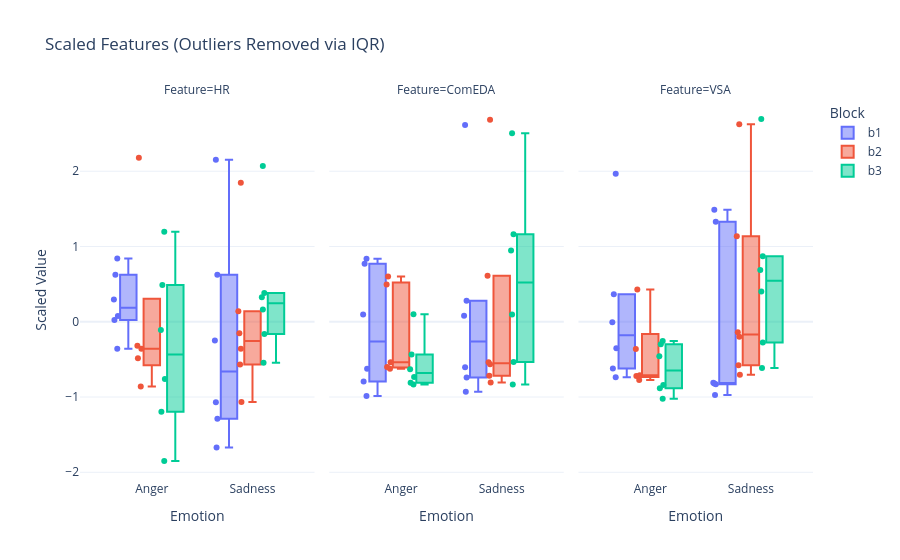

Notebook cell for this chart:
### Markdown cell above
##### Feature Visualization / Classification

### Code cell
df = pd.DataFrame(all_emotion_data)
features = ["HR", "ComEDA", "VSA"]

print(f"dataset size: {len(df)} rows.")
# Outlier Removal for method 2
if method == 2:
    for feature in features:
        Q1 = df[feature].quantile(0.25)
        Q3 = df[feature].quantile(0.75)
        IQR = Q3 - Q1
        
        # Define bounds
        lower_bound = Q1 - 2 * IQR
        upper_bound = Q3 + 2 * IQR
        
        # Filter the dataframe
        df = df[(df[feature] >= lower_bound) & (df[feature] <= upper_bound)]
    
    print(f"Outliers removed. New dataset size: {len(df)} rows.")

# Scale features
scaler = StandardScaler()
# df_scaled = df.copy()
# df_scaled[features] = scaler.fit_transform(df[features])

# df_scaled = np.zeros_like(df[features])
df_scaled = df.copy()
groups = df['Block'].values
for block_id in np.unique(groups):
    mask = groups == block_id
    df_scaled.loc[mask, features] = scaler.fit_transform(df.loc[mask, features])
X = df_scaled

df_long = df_scaled.melt(
    id_vars=["Emotion", "Block"],
    value_vars=features,
    var_name="Feature",
    value_name="Scaled Value"
)

fig_box = px.box(
    df_long,
    x="Emotion",
    y="Scaled Value",
    color="Block",
    facet_col="Feature",
    points="all", # You will notice fewer 'stray' points now
    title="Scaled Features (Outliers Removed via IQR)",
    template="plotly_white"
)

fig_box.update_layout(boxmode='group', showlegend=True)
fig_box.show()

### Figure 1 — Plotly figure (JSON) as saved in the notebook; plotly's stock layout.template omitted (floating-point values rounded to 4 significant figures)
{"data": [{"alignmentgroup": "True", "boxpoints": "all", "hovertemplate": "Block=b1<br>Feature=HR<br>Emotion=%{x}<br>Scaled Value=%{y}<extra></extra>", "legendgroup": "b1", "marker": {"color": "#636efa"}, "name": "b1", "notched": false, "offsetgroup": "b1", "orientation": "v", "showlegend": true, "type": "box", "x": ["Anger", "Anger", "Anger", "Anger", "Anger", "Anger", "Sadness", "Sadness", "Sadness", "Sadness", "Sadness", "Sadness"], "x0": " ", "xaxis": "x", "y": [0.6235, 0.07737, 0.2958, -0.3596, 0.02276, 0.842, 2.153, 0.6235, -0.2503, -1.67, -1.288, -1.07], "y0": " ", "yaxis": "y"}, {"alignmentgroup": "True", "boxpoints": "all", "hovertemplate": "Block=b1<br>Feature=ComEDA<br>Emotion=%{x}<br>Scaled Value=%{y}<extra></extra>", "legendgroup": "b1", "marker": {"color": "#636efa"}, "name": "b1", "notched": false, "offsetgroup": "b1", "orientation": "v", "showlegend": false, "type": "box", "x": ["Anger", "Anger", "Anger", "Anger", "Anger", "Anger", "Sadness", "Sadness", "Sadness", "Sadness", "Sadness", "Sadness"], "x0": " ", "xaxis": "x2", "y": [-0.9876, -0.6244, -0.7933, 0.09663, 0.8383, 0.7718, -0.9285, 0.08045, 0.2806, -0.6055, 2.614, -0.7424], "y0": " ", "yaxis": "y2"}, {"alignmentgroup": "True", "boxpoints": "all", "hovertemplate": "Block=b1<br>Feature=VSA<br>Emotion=%{x}<br>Scaled Value=%{y}<extra></extra>", "legendgroup": "b1", "marker": {"color": "#636efa"}, "name": "b1", "notched": false, "offsetgroup": "b1", "orientation": "v", "showlegend": false, "type": "box", "x": ["Anger", "Anger", "Anger", "Anger", "Anger", "Anger", "Sadness", "Sadness", "Sadness", "Sadness", "Sadness", "Sadness"], "x0": " ", "xaxis": "x3", "y": [0.3669, -0.7364, -0.00733, 1.967, -0.6198, -0.3537, 1.328, -0.9731, -0.8113, -0.8301, 1.489, -0.819], "y0": " ", "yaxis": "y3"}, {"alignmentgroup": "True", "boxpoints": "all", "hovertemplate": "Block=b2<br>Feature=HR<br>Emotion=%{x}<br>Scaled Value=%{y}<extra></extra>", "legendgroup": "b2", "marker": {"color": "#EF553B"}, "name": "b2", "notched": false, "offsetgroup": "b2", "orientation": "v", "showlegend": true, "type": "box", "x": ["Anger", "Anger", "Anger", "Anger", "Anger", "Sadness", "Sadness", "Sadness", "Sadness", "Sadness", "Sadness"], "x0": " ", "xaxis": "x", "y": [-0.3595, -0.4844, 2.18, -0.3179, -0.8591, -1.067, -0.3595, -0.5677, -0.1514, 0.14, 1.847], "y0": " ", "yaxis": "y"}, {"alignmentgroup": "True", "boxpoints": "all", "hovertemplate": "Block=b2<br>Feature=ComEDA<br>Emotion=%{x}<br>Scaled Value=%{y}<extra></extra>", "legendgroup": "b2", "marker": {"color": "#EF553B"}, "name": "b2", "notched": false, "offsetgroup": "b2", "orientation": "v", "showlegend": false, "type": "box", "x": ["Anger", "Anger", "Anger", "Anger", "Anger", "Sadness", "Sadness", "Sadness", "Sadness", "Sadness", "Sadness"], "x0": " ", "xaxis": "x2", "y": [-0.6021, -0.6235, -0.5384, 0.6005, 0.4937, -0.7168, 0.6128, -0.5384, 2.684, -0.8075, -0.5644], "y0": " ", "yaxis": "y2"}, {"alignmentgroup": "True", "boxpoints": "all", "hovertemplate": "Block=b2<br>Feature=VSA<br>Emotion=%{x}<br>Scaled Value=%{y}<extra></extra>", "legendgroup": "b2", "marker": {"color": "#EF553B"}, "name": "b2", "notched": false, "offsetgroup": "b2", "orientation": "v", "showlegend": false, "type": "box", "x": ["Anger", "Anger", "Anger", "Anger", "Anger", "Sadness", "Sadness", "Sadness", "Sadness", "Sadness", "Sadness"], "x0": " ", "xaxis": "x3", "y": [-0.7118, -0.3622, 0.4298, -0.7728, -0.7211, -0.14, 1.137, 2.623, -0.1996, -0.5794, -0.7027], "y0": " ", "yaxis": "y3"}, {"alignmentgroup": "True", "boxpoints": "all", "hovertemplate": "Block=b3<br>Feature=HR<br>Emotion=%{x}<br>Scaled Value=%{y}<extra></extra>", "legendgroup": "b3", "marker": {"color": "#00cc96"}, "name": "b3", "notched": false, "offsetgroup": "b3", "orientation": "v", "showlegend": true, "type": "box", "x": ["Anger", "Anger", "Anger", "Anger", "Anger", "Anger", "Sadness", "Sadness", "Sadness", "Sadness", "Sadness", "Sadness"], "x0": " ", "xaxis": "x", "y": [-1.197, -1.85, -0.7619, -0.1088, 0.4898, 1.197, -0.1633, -0.5442, 2.068, 0.3809, 0.1633, 0.3265], "y0": " ", "yaxis": "y"}, {"alignmentgroup": "True", "boxpoints": "all", "hovertemplate": "Block=b3<br>Feature=ComEDA<br>Emotion=%{x}<br>Scaled Value=%{y}<extra></extra>", "legendgroup": "b3", "marker": {"color": "#00cc96"}, "name": "b3", "notched": false, "offsetgroup": "b3", "orientation": "v", "showlegend": false, "type": "box", "x": ["Anger", "Anger", "Anger", "Anger", "Anger", "Anger", "Sadness", "Sadness", "Sadness", "Sadness", "Sadness", "Sadness"], "x0": " ", "xaxis": "x2", "y": [-0.4343, -0.6296, 0.1011, -0.8354, -0.7332, -0.8103, -0.8354, -0.5337, 1.161, 2.505, 0.09768, 0.9468], "y0": " ", "yaxis": "y2"}, {"alignmentgroup": "True", "boxpoints": "all", "hovertemplate": "Block=b3<br>Feature=VSA<br>Emotion=%{x}<br>Scaled Value=%{y}<extra></extra>", "legendgroup": "b3", "marker": {"color": "#00cc96"}, "name": "b3", "notched": false, "offsetgroup": "b3", "orientation": "v", "showlegend": false, "type": "box", "x": ["Anger", "Anger", "Anger", "Anger", "Anger", "Anger", "Sadness", "Sadness", "Sadness", "Sadness", "Sadness", "Sadness"], "x0": " ", "xaxis": "x3", "y": [-0.2987, -0.8849, -0.4581, -0.8398, -1.023, -0.255, 0.8692, 0.4008, 2.694, 0.6867, -0.6155, -0.2755], "y0": " ", "yaxis": "y3"}], "layout": {"annotations": [{"font": {}, "showarrow": false, "text": "Feature=HR", "x": 0.16, "xanchor": "center", "xref": "paper", "y": 1, "yanchor": "bottom", "yref": "paper"}, {"font": {}, "showarrow": false, "text": "Feature=ComEDA", "x": 0.5, "xanchor": "center", "xref": "paper", "y": 1, "yanchor": "bottom", "yref": "paper"}, {"font": {}, "showarrow": false, "text": "Feature=VSA", "x": 0.84, "xanchor": "center", "xref": "paper", "y": 1, "yanchor": "bottom", "yref": "paper"}], "boxmode": "group", "legend": {"title": {"text": "Block"}, "tracegroupgap": 0}, "showlegend": true, "title": {"text": "Scaled Features (Outliers Removed via IQR)"}, "xaxis": {"anchor": "y", "domain": [0, 0.32], "title": {"text": "Emotion"}}, "xaxis2": {"anchor": "y2", "domain": [0.34, 0.66], "matches": "x", "title": {"text": "Emotion"}}, "xaxis3": {"anchor": "y3", "domain": [0.68, 1.0], "matches": "x", "title": {"text": "Emotion"}}, "yaxis": {"anchor": "x", "domain": [0, 1], "title": {"text": "Scaled Value"}}, "yaxis2": {"anchor": "x2", "domain": [0, 1], "matches": "y", "showticklabels": false}, "yaxis3": {"anchor": "x3", "domain": [0, 1], "matches": "y", "showticklabels": false}}}
